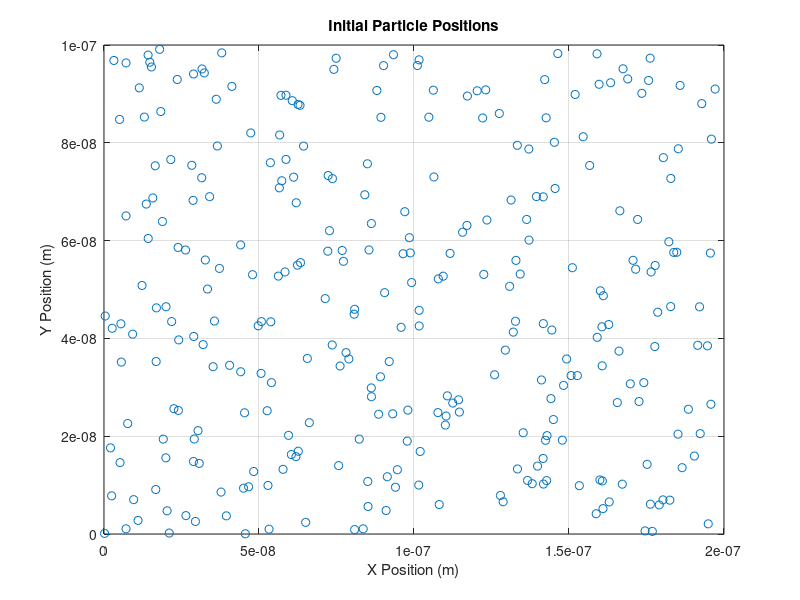
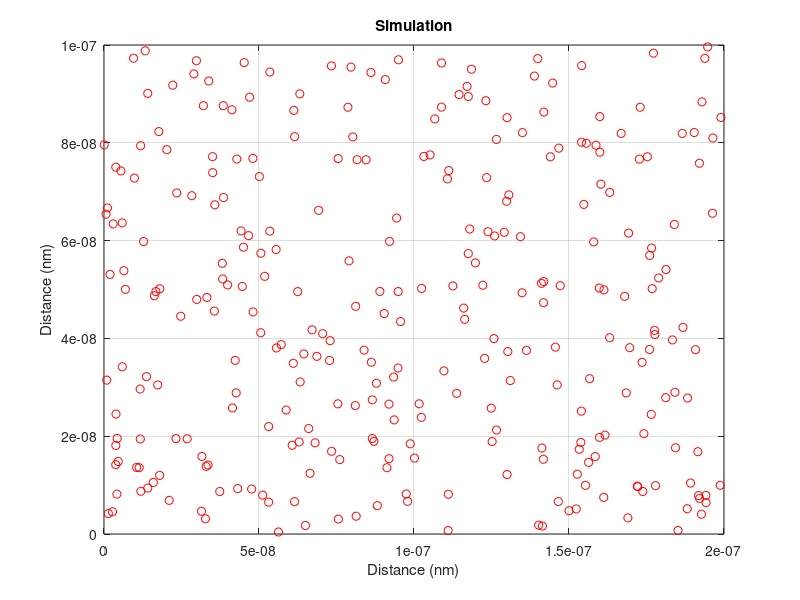
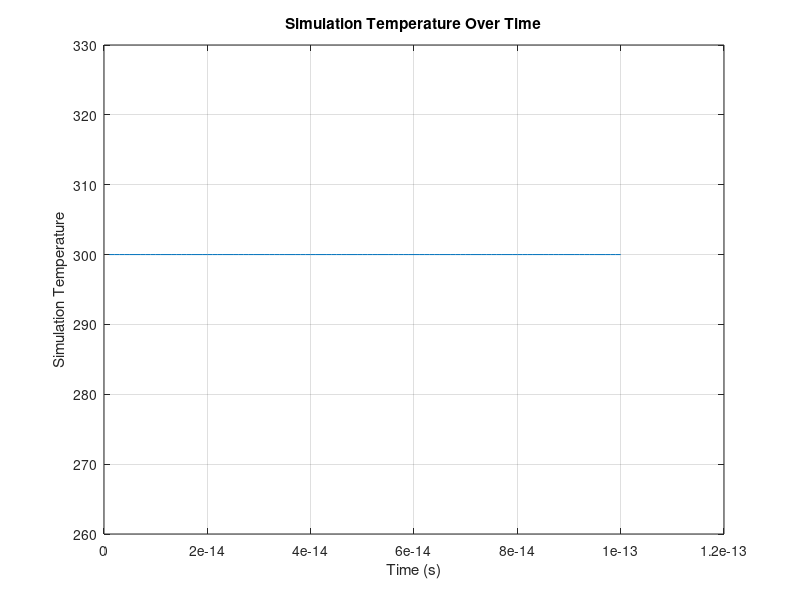

MATLAB code to generate these figures, in order: (Note: this script raises an error after producing the figures.)
% Creator: Rudi Hidvary 
% Student Number: 101037815
% Class: ELEC 4700 
% Document: Assignment 1

% QUESTIONS
% Q1: how do i get the trajectories not just the current values 
% Q2: mean free path for part 2 and how to get the time between collisions 
% Q3: How do i fix time on the temp graphs 

clear
clc

% Constants for Model 
m0 = 9.11e-31; % electron mass (kg)
k = 1.381e-23; % boltzmans constant 

%Model Parameters
length = 200e-9;        % size of simulation in x dierection (m)
height = 100e-9;        % size of simulation in y direction (m)
temperature = 300;      % temperature in kelvin
me = 0.26*m0;           % Effective mass of an electorn in our simulation
e_num = 300;             % Number of electrons in the simulation 
simlength = 100;        % Sests the number of iterations the simulation undergoes
graph_pause = 1;
sim_pause = 0.001;


% Initial Calculations 
% Question 1.a THERMAL VELOCITY
thermal_velocity = sqrt((2*k*temperature)/me) % velocity in (m/s)

% Initializing the Simulation Parameters 
initial_xposition = length*rand(e_num,1); % Sets the initial x positions as a vector of randomly selected numbers over the length of the simulation
initial_yposition = height*rand(e_num,1); % Sets the initial y position as a vector of randomly selected numbers over the length of the simulation
theta = 2*pi*rand(e_num,1); % Initializes a vector of random angles the size of the number of electrons
initial_xvelocity = thermal_velocity.*cos(theta).*ones(e_num,1); % Sets the initial velocity as the thermal temperature  
initial_yvelocity = thermal_velocity.*sin(theta).*ones(e_num,1); % 

figure(1)
plot(initial_xposition, initial_yposition, 'o')
title('Initial Particle Positions')
xlabel('X Position (m)')
ylabel('Y Position (m)')
axis([0 200e-9 0 100e-9])
grid on
pause(graph_pause)

timestep = 1e-15; % Timestep is the amount of time between each interval of the calculations 

new_xposition = initial_xposition; % Sets the 
new_yposition = initial_yposition;
new_xvelocity = initial_xvelocity;
new_yvelocity = initial_yvelocity;

initial_velocity = (mean(new_xvelocity.^2)) + (mean(new_yvelocity.^2));
initial_temp = (initial_velocity*me)/(2*k);
temp = [initial_temp];

% Simulation loop that continually updates the simulation at each timestep
% and calculates the 
for time = 1:simlength 
        
new_xposition = new_xposition + new_xvelocity*timestep;
new_yposition = new_yposition + new_yvelocity*timestep;
 


% Boundary Conditions being imposed 
overboundx = new_xposition > 200e-9;
underboundx = new_xposition < 0;
overboundy = new_yposition > 100e-9;
underboundy = new_yposition < 0;
new_xposition(overboundx) = new_xposition(overboundx) - 200e-9;  
new_xposition(underboundx) = new_xposition(underboundx) + 200e-9;
new_yvelocity(overboundy) = -new_yvelocity(overboundy);
new_yvelocity(underboundy) = -new_yvelocity(underboundy);

% Boundary Conditions for Bottleneck region


% Plotting the updating positions 
% Question 1.c.i 2D PLOT OF TRAJECTORIES
figure(2)
plot(new_xposition,new_yposition,'ro')
title('Simulation')
xlabel('Distance (nm)')
ylabel('Distance (nm)')
grid on
axis([0 200e-9 0 100e-9]) 
pause(sim_pause)

averageVel = (mean(new_xvelocity.^2)) + (mean(new_yvelocity.^2)); % Calculates the average velocity of the particles at given timestep
temp(time) = (averageVel*me)/(2*k); % Using the avaerge velocity, find the temperature of the system at this giventimestep

end
hold off

time = 1:simlength;

% Question 1.c.ii TEMPERATURE PLOT
figure(3) 
plot(time*timestep,temp)
title('Simulation Temperature Over Time')
xlabel('Time (s)')
ylabel('Simulation Temperature')
grid on
pause(graph_pause)

% Question 1.b MEAN FREE PATH
% Mean Free Path Calculation 
Tmn = 0.2e-12; % Mean time between collisions 
MFP_Q1 = averageVel*Tmn % Mean didtance travelled before collision occurs using the given mean time





%------------------------------------------------------------------------------------------------------------------------------------------------
% Question 2.a

% Initial Calculations 
% The thermal velocity needs to be made random and assigned to each
% variable. The random distribution is plotted in a histogram which shows
% the randomly generated distribution
thermal_velocity = sqrt((2*k*temperature)/me); % velocity in (m/s)
distribution1 = randn(e_num,1)*(thermal_velocity/sqrt(2));
distribution2 = randn(e_num,1)*(thermal_velocity/sqrt(2));
maxwell_boltzmann_dist = sqrt((distribution1.^2)+(distribution2.^2));
random_velocity = maxwell_boltzmann_dist;
bin_num = 40;
figure(8)
velocity_hist = histogram(random_velocity,bin_num);
title('Thermal Velocity Distribution')
xlabel('Random Thermal Velocity (m/s)')
ylabel('Number of Particles Within Range')
grid on
pause(graph_pause)

% Initializing the Simulation Parameters 
initial_xposition = length*rand(e_num,1); % Sets the initial x positions as a vector of randomly selected numbers over the length of the simulation
initial_yposition = height*rand(e_num,1); % Sets the initial y position as a vector of randomly selected numbers over the length of the simulation
theta = 2*pi*rand(e_num,1); % Initializes a vector of random angles the size of the number of electrons
initial_xvelocity = random_velocity.*cos(theta).*ones(e_num,1); % Sets the initial velocity as a value from the distribution that gives thermal velocity
initial_yvelocity = random_velocity.*sin(theta).*ones(e_num,1); % 

figure(5)
plot(initial_xposition, initial_yposition, 'o')
title('Initial Particle Positions')
xlabel('X Position (m)')
ylabel('Y Position (m)')
axis([0 200e-9 0 100e-9])
grid on
pause(graph_pause)

timestep = 1e-15; % Timestep is the amount of time between each interval of the calculations 

new_xposition = initial_xposition; % Sets the 
new_yposition = initial_yposition;
new_xvelocity = initial_xvelocity;
new_yvelocity = initial_yvelocity;

initial_velocity = (mean(new_xvelocity.^2)) + (mean(new_yvelocity.^2));
initial_temp = (initial_velocity*me)/(2*k);
temp = [initial_temp];

% Scattering Equations
Pscatter = (1-exp(-(timestep/Tmn))); % Used to compare to random variable for scattering chance

% Mean Free Path and Mean Collision Time Equations
MFP = [];
TMN = [];

% Simulation loop that continually updates the simulation at each timestep
% and calculates the 
for time = 1:simlength 

% Electron scattering and reevaluation of velocity
rand_threshold = rand(e_num,1); % Sets a vector of random numbers for each electron
    for index = 1:e_num
        if rand_threshold(index) < Pscatter 
            theta = 2*pi*rand(1);
            distribution1 = randn(1)*(thermal_velocity/sqrt(2));
            distribution2 = randn(1)*(thermal_velocity/sqrt(2));
            maxwell_boltzmann_dist = sqrt((distribution1.^2)+(distribution2.^2));
            new_velocity = maxwell_boltzmann_dist;
            new_xvelocity(index) = cos(theta)*new_velocity;  
            new_yvelocity(index) = sin(theta)*new_velocity;
        end
    end
    
new_xposition = new_xposition + new_xvelocity*timestep;
new_yposition = new_yposition + new_yvelocity*timestep;

% Boundary Conditions being imposed 
overboundx = new_xposition > 200e-9;
underboundx = new_xposition < 0;
overboundy = new_yposition > 100e-9;
underboundy = new_yposition < 0;
new_xposition(overboundx) = new_xposition(overboundx) - 200e-9;  
new_xposition(underboundx) = new_xposition(underboundx) + 200e-9;
new_yvelocity(overboundy) = -new_yvelocity(overboundy);
new_yvelocity(underboundy) = -new_yvelocity(underboundy);

% Plotting the updating positions 
% Question 1.c.i 2D PLOT OF TRAJECTORIES
figure(6)
plot(new_xposition,new_yposition,'ro')
title('Simulation')
xlabel('Distance (nm)')
ylabel('Distance (nm)')
grid on
axis([0 200e-9 0 100e-9]) 
pause(sim_pause)

averageVel = (mean(new_xvelocity.^2)) + (mean(new_yvelocity.^2));
temp(time) = (averageVel*me)/(2*k);
MFP(time) = averageVel*Tmn; % Uses the given Tmn to find the MFP for this simulation
TMN(time) = MFP_Q1/averageVel; % Uses the previously calculated MFP in part 1 to find the average time of collisions

end
hold off

% Question 1.c.ii TEMPERATURE PLOT
time = 1:simlength;

figure(7) % Plotting the Temperature of the system
plot(time*timestep,temp)
title('Average Temperature Over Time')
xlabel('Time (s)')
ylabel('Simulation Temperature (K)')
grid on
pause(graph_pause)

% Question 1.b MEAN FREE PATH
% Mean Free Path Calculation  
Tmn = 0.2e-12; % Mean time between collisions 
MFP_average = mean(MFP) % Mean distance travelled before collision occurs
TMN_average = mean(TMN) % Mean time between collisions calculated using a known 













%------------------------------------------------------------------------------------------------------------------------------------------------
% Question 3.a

% Initial Calculations 
% The thermal velocity needs to be made random and assigned to each
% variable. The random distribution is plotted in a histogram which shows
% the randomly generated distribution.
thermal_velocity = sqrt((2*k*temperature)/me)       ; % velocity in (m/s)
distribution1 = randn(e_num,1)*(thermal_velocity/sqrt(2));
distribution2 = randn(e_num,1)*(thermal_velocity/sqrt(2));
maxwell_boltzmann_dist = sqrt((distribution1.^2)+(distribution2.^2));
random_velocity = maxwell_boltzmann_dist;
bin_num = 40;
figure(8)
velocity_hist = histogram(random_velocity,bin_num);
title('Thermal Velocity Distribution')
xlabel('Random Thermal Velocity (m/s)')
ylabel('Number of Particles Within Range')
grid on
pause(graph_pause)

% Block Generation Code


% Initializing the Simulation Parameters 
initial_xposition = length*rand(e_num,1); % Sets the initial x positions as a vector of randomly selected numbers over the length of the simulation
initial_yposition = height*rand(e_num,1); % Sets the initial y position as a vector of randomly selected numbers over the length of the simulation

% Reinitializing electrons that spawned in restricted regions
% Length of the channel or bottleneck and height are determined here
Lbottle = 100e-9;
Hbottle = 20e-9;
% Checking the boundaries and reinitializing the ones that are restricted
inboundx = (initial_xposition < ((length/2)+(Lbottle/2))) & (initial_xposition > ((length/2)-(Lbottle/2)));
inboundy = (initial_yposition < ((height/2)-(Hbottle/2))) | (initial_yposition > ((height/2)+(Hbottle/2)));
inbound = inboundx & inboundy;
while(max(inbound) > 0)
initial_xposition(inbound) = rand(size(initial_xposition(inbound),1),1)*length;
initial_yposition(inbound) = rand(size(initial_yposition(inbound),1),1)*height;
%initial_xposition(inbound) = rand(size(inbound,1),1)*length;
%initial_yposition(inbound) = rand(size(inbound,1),1)*height;
inboundx = (initial_xposition < ((length/2)+(Lbottle/2))) & (initial_xposition > ((length/2)-(Lbottle/2)));
inboundy = (initial_yposition < ((height/2)-(Hbottle/2))) | (initial_yposition > ((height/2)+(Hbottle/2)));
inbound = inboundx & inboundy;
end


theta = 2*pi*rand(e_num,1); % Initializes a vector of random angles the size of the number of electrons
initial_xvelocity = random_velocity.*cos(theta).*ones(e_num,1); % Sets the initial velocity as a value from the distribution that gives thermal velocity
initial_yvelocity = random_velocity.*sin(theta).*ones(e_num,1); % 

figure(9)
plot(initial_xposition, initial_yposition, 'o')
title('Initial Particle Positions')
xlabel('X Position (m)')
ylabel('Y Position (m)')
axis([0 200e-9 0 100e-9])
grid on
pause(graph_pause)

timestep = 1e-15; % Timestep is the amount of time between each interval of the calculations 

new_xposition = initial_xposition; % Sets the 
new_yposition = initial_yposition;
new_xvelocity = initial_xvelocity;
new_yvelocity = initial_yvelocity;

initial_velocity = (mean(new_xvelocity.^2)) + (mean(new_yvelocity.^2));
initial_temp = (initial_velocity*me)/(2*k);
temp = [initial_temp];

% Scattering Equations
Pscatter = (1-exp(-(timestep/Tmn))); % Used to compare to random variable for scattering chance

% Mean Free Path and Mean Collision Time Equations
MFP = [];
TMN = [];

% Simulation loop that continually updates the simulation at each timestep
% and calculates the 
for time = 1:simlength 

% Electron scattering and reevaluation of velocity
rand_threshold = rand(e_num,1); % Sets a vector of random numbers for each electron
    for index = 1:e_num
        if rand_threshold(index) < Pscatter 
            theta = 2*pi*rand(1);
            distribution1 = randn(1)*(thermal_velocity/sqrt(2));
            distribution2 = randn(1)*(thermal_velocity/sqrt(2));
            maxwell_boltzmann_dist = sqrt((distribution1.^2)+(distribution2.^2));
            new_velocity = maxwell_boltzmann_dist;
            new_xvelocity(index) = cos(theta)*new_velocity;  
            new_yvelocity(index) = sin(theta)*new_velocity;
        end
    end
    
new_xposition = new_xposition + new_xvelocity*timestep;
new_yposition = new_yposition + new_yvelocity*timestep;

% Boundary Conditions being imposed 
overboundx = new_xposition > 200e-9;
underboundx = new_xposition < 0;
overboundy = new_yposition > 100e-9;
underboundy = new_yposition < 0;
new_xposition(overboundx) = new_xposition(overboundx) - 200e-9;  
new_xposition(underboundx) = new_xposition(underboundx) + 200e-9;
new_yvelocity(overboundy) = -new_yvelocity(overboundy);
new_yvelocity(underboundy) = -new_yvelocity(underboundy);

% if particles come from left and go over to restricted region, flip the
% velocities
overleft = ((new_xposition < (length/2)) & (new_xposition > ((length/2)-(Lbottle/2)))) & ((new_yposition < (height/2)-(Hbottle/2))) | (new_yposition > ((height/2)+(Hbottle/2))); 
overright = ((new_xposition > (length/2)) & (new_xposition < ((length/2)+(Lbottle/2)))) & ((new_yposition < (height/2)-(Hbottle/2))) | (new_yposition > ((height/2)+(Hbottle/2)));

new_xvelocity(overleft) = -new_xvelocity(overleft);
new_xvelocity(overright) = -new_xvelocity(overright);


% Plotting the updating positions 
% Question 1.c.i 2D PLOT OF TRAJECTORIES
figure(10)
plot(new_xposition,new_yposition,'ro')
title('Simulation')
xlabel('Distance (nm)')
ylabel('Distance (nm)')
grid on
axis([0 200e-9 0 100e-9]) 
pause(sim_pause)

averageVel = (mean(new_xvelocity.^2)) + (mean(new_yvelocity.^2));
temp(time) = (averageVel*me)/(2*k);
MFP(time) = averageVel*Tmn; % Uses the given Tmn to find the MFP for this simulation
TMN(time) = MFP_Q1/averageVel; % Uses the previously calculated MFP in part 1 to find the average time of collisions

end
hold off

% Question 1.c.ii TEMPERATURE PLOT
time = 1:simlength;

figure(11) % Plotting the Temperature of the system
plot(time*timestep,temp)
title('Average Temperature Over Time')
xlabel('Time (s)')
ylabel('Simulation Temperature (K)')
grid on
pause(graph_pause)

% Question 1.b MEAN FREE PATH
% Mean Free Path Calculation  
Tmn = 0.2e-12; % Mean time between collisions 
MFP_average = mean(MFP) % Mean distance travelled before collision occurs
TMN_average = mean(TMN) % Mean time between collisions calculated using a known 
